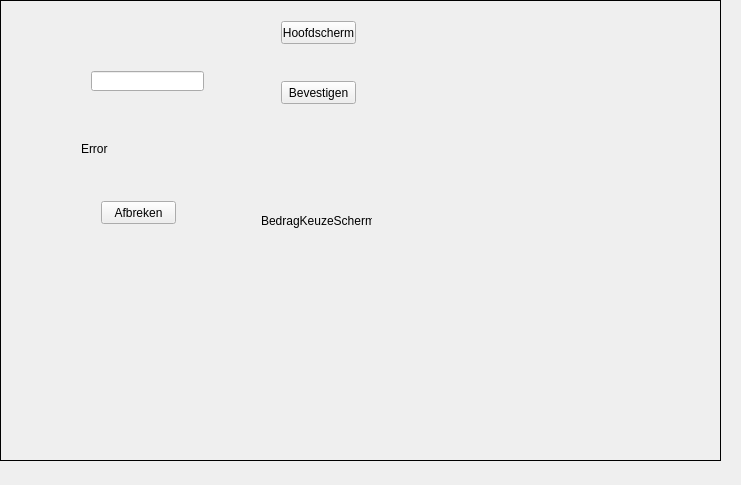
<?xml version="1.0" encoding="UTF-8"?>
<ui version="4.0">
 <class>Login</class>
 <widget class="QWidget" name="Login">
  <property name="enabled">
   <bool>true</bool>
  </property>
  <property name="geometry">
   <rect>
    <x>0</x>
    <y>0</y>
    <width>741</width>
    <height>485</height>
   </rect>
  </property>
  <property name="windowTitle">
   <string>Form</string>
  </property>
  <widget class="QStackedWidget" name="ATM">
   <property name="geometry">
    <rect>
     <x>0</x>
     <y>0</y>
     <width>721</width>
     <height>461</height>
    </rect>
   </property>
   <property name="font">
    <font>
     <family>MS Shell Dlg 2</family>
    </font>
   </property>
   <property name="autoFillBackground">
    <bool>true</bool>
   </property>
   <property name="frameShape">
    <enum>QFrame::Panel</enum>
   </property>
   <property name="currentIndex">
    <number>7</number>
   </property>
   <widget class="QWidget" name="welkomScherm">
    <widget class="QPushButton" name="welkom_taal_button">
     <property name="geometry">
      <rect>
       <x>264</x>
       <y>10</y>
       <width>101</width>
       <height>41</height>
      </rect>
     </property>
     <property name="sizePolicy">
      <sizepolicy hsizetype="Expanding" vsizetype="Expanding">
       <horstretch>0</horstretch>
       <verstretch>0</verstretch>
      </sizepolicy>
     </property>
     <property name="text">
      <string>English</string>
     </property>
    </widget>
    <widget class="QLabel" name="welkom_label">
     <property name="geometry">
      <rect>
       <x>140</x>
       <y>120</y>
       <width>91</width>
       <height>31</height>
      </rect>
     </property>
     <property name="text">
      <string>welkom 
 voer uw pas in</string>
     </property>
    </widget>
    <widget class="QPushButton" name="welkom_inlog_button">
     <property name="geometry">
      <rect>
       <x>214</x>
       <y>220</y>
       <width>121</width>
       <height>23</height>
      </rect>
     </property>
     <property name="sizePolicy">
      <sizepolicy hsizetype="Expanding" vsizetype="Expanding">
       <horstretch>0</horstretch>
       <verstretch>0</verstretch>
      </sizepolicy>
     </property>
     <property name="text">
      <string>Pas invoer simulatie</string>
     </property>
    </widget>
   </widget>
   <widget class="QWidget" name="inlogScherm">
    <widget class="QLabel" name="inlog_voerpin_label">
     <property name="geometry">
      <rect>
       <x>130</x>
       <y>80</y>
       <width>91</width>
       <height>31</height>
      </rect>
     </property>
     <property name="cursor">
      <cursorShape>ArrowCursor</cursorShape>
     </property>
     <property name="text">
      <string>Voer uw pincode in</string>
     </property>
    </widget>
    <widget class="QPushButton" name="inlog_taal_button">
     <property name="geometry">
      <rect>
       <x>270</x>
       <y>20</y>
       <width>101</width>
       <height>41</height>
      </rect>
     </property>
     <property name="sizePolicy">
      <sizepolicy hsizetype="Expanding" vsizetype="Expanding">
       <horstretch>0</horstretch>
       <verstretch>0</verstretch>
      </sizepolicy>
     </property>
     <property name="text">
      <string>[language settings]</string>
     </property>
    </widget>
    <widget class="QPushButton" name="inlog_hoofd_button">
     <property name="geometry">
      <rect>
       <x>244</x>
       <y>202</y>
       <width>121</width>
       <height>31</height>
      </rect>
     </property>
     <property name="sizePolicy">
      <sizepolicy hsizetype="Expanding" vsizetype="Expanding">
       <horstretch>0</horstretch>
       <verstretch>0</verstretch>
      </sizepolicy>
     </property>
     <property name="text">
      <string>Doorgaan</string>
     </property>
    </widget>
    <widget class="QPushButton" name="inlog_welkom_button">
     <property name="geometry">
      <rect>
       <x>244</x>
       <y>240</y>
       <width>121</width>
       <height>23</height>
      </rect>
     </property>
     <property name="sizePolicy">
      <sizepolicy hsizetype="Expanding" vsizetype="Expanding">
       <horstretch>0</horstretch>
       <verstretch>0</verstretch>
      </sizepolicy>
     </property>
     <property name="text">
      <string>Afbreken</string>
     </property>
    </widget>
    <widget class="QLabel" name="inlog_label">
     <property name="geometry">
      <rect>
       <x>150</x>
       <y>230</y>
       <width>47</width>
       <height>13</height>
      </rect>
     </property>
     <property name="text">
      <string>TextLabel</string>
     </property>
    </widget>
    <widget class="QLineEdit" name="inlog_invoerveldPincode">
     <property name="geometry">
      <rect>
       <x>120</x>
       <y>180</y>
       <width>113</width>
       <height>20</height>
      </rect>
     </property>
     <property name="echoMode">
      <enum>QLineEdit::Password</enum>
     </property>
    </widget>
   </widget>
   <widget class="QWidget" name="taalScherm">
    <property name="enabled">
     <bool>true</bool>
    </property>
    <widget class="QPushButton" name="taal_optieNederlands_button">
     <property name="geometry">
      <rect>
       <x>214</x>
       <y>10</y>
       <width>151</width>
       <height>23</height>
      </rect>
     </property>
     <property name="sizePolicy">
      <sizepolicy hsizetype="Expanding" vsizetype="Expanding">
       <horstretch>0</horstretch>
       <verstretch>0</verstretch>
      </sizepolicy>
     </property>
     <property name="text">
      <string>Nederlands</string>
     </property>
    </widget>
    <widget class="QPushButton" name="taal_optieEngels_button">
     <property name="geometry">
      <rect>
       <x>224</x>
       <y>40</y>
       <width>141</width>
       <height>23</height>
      </rect>
     </property>
     <property name="sizePolicy">
      <sizepolicy hsizetype="Expanding" vsizetype="Expanding">
       <horstretch>0</horstretch>
       <verstretch>0</verstretch>
      </sizepolicy>
     </property>
     <property name="text">
      <string>English</string>
     </property>
    </widget>
    <widget class="QPushButton" name="taal_optieDuits_button">
     <property name="geometry">
      <rect>
       <x>234</x>
       <y>70</y>
       <width>131</width>
       <height>23</height>
      </rect>
     </property>
     <property name="text">
      <string>Deutsch</string>
     </property>
    </widget>
    <widget class="QPushButton" name="taal_welkom_button">
     <property name="geometry">
      <rect>
       <x>10</x>
       <y>240</y>
       <width>131</width>
       <height>23</height>
      </rect>
     </property>
     <property name="sizePolicy">
      <sizepolicy hsizetype="Expanding" vsizetype="Expanding">
       <horstretch>0</horstretch>
       <verstretch>0</verstretch>
      </sizepolicy>
     </property>
     <property name="text">
      <string>afrbreken</string>
     </property>
    </widget>
    <widget class="QPushButton" name="taal_hoofd_of_welkom_of_inlog_button">
     <property name="geometry">
      <rect>
       <x>10</x>
       <y>210</y>
       <width>131</width>
       <height>23</height>
      </rect>
     </property>
     <property name="sizePolicy">
      <sizepolicy hsizetype="Expanding" vsizetype="Expanding">
       <horstretch>0</horstretch>
       <verstretch>0</verstretch>
      </sizepolicy>
     </property>
     <property name="text">
      <string>terug</string>
     </property>
    </widget>
   </widget>
   <widget class="QWidget" name="hoofdScherm">
    <widget class="QLabel" name="hoofdLabel">
     <property name="geometry">
      <rect>
       <x>150</x>
       <y>90</y>
       <width>71</width>
       <height>20</height>
      </rect>
     </property>
     <property name="text">
      <string>HoofdScherm</string>
     </property>
    </widget>
    <widget class="QPushButton" name="hoofd_snelPinnen_button">
     <property name="geometry">
      <rect>
       <x>10</x>
       <y>70</y>
       <width>131</width>
       <height>23</height>
      </rect>
     </property>
     <property name="sizePolicy">
      <sizepolicy hsizetype="Expanding" vsizetype="Expanding">
       <horstretch>0</horstretch>
       <verstretch>0</verstretch>
      </sizepolicy>
     </property>
     <property name="text">
      <string>Snel €70,-</string>
     </property>
    </widget>
    <widget class="QPushButton" name="hoofd_saldo_button">
     <property name="geometry">
      <rect>
       <x>10</x>
       <y>110</y>
       <width>111</width>
       <height>23</height>
      </rect>
     </property>
     <property name="sizePolicy">
      <sizepolicy hsizetype="Expanding" vsizetype="Expanding">
       <horstretch>0</horstretch>
       <verstretch>0</verstretch>
      </sizepolicy>
     </property>
     <property name="text">
      <string>Saldo</string>
     </property>
    </widget>
    <widget class="QPushButton" name="hoofd_pinKeuze_button">
     <property name="geometry">
      <rect>
       <x>10</x>
       <y>160</y>
       <width>131</width>
       <height>23</height>
      </rect>
     </property>
     <property name="sizePolicy">
      <sizepolicy hsizetype="Expanding" vsizetype="Expanding">
       <horstretch>0</horstretch>
       <verstretch>0</verstretch>
      </sizepolicy>
     </property>
     <property name="text">
      <string>Bedrag kiezen</string>
     </property>
    </widget>
    <widget class="QPushButton" name="hoofd_taal_button">
     <property name="geometry">
      <rect>
       <x>234</x>
       <y>70</y>
       <width>131</width>
       <height>23</height>
      </rect>
     </property>
     <property name="sizePolicy">
      <sizepolicy hsizetype="Expanding" vsizetype="Expanding">
       <horstretch>0</horstretch>
       <verstretch>0</verstretch>
      </sizepolicy>
     </property>
     <property name="text">
      <string>Taal</string>
     </property>
    </widget>
    <widget class="QPushButton" name="hoofd_welkom_button">
     <property name="geometry">
      <rect>
       <x>254</x>
       <y>120</y>
       <width>111</width>
       <height>23</height>
      </rect>
     </property>
     <property name="sizePolicy">
      <sizepolicy hsizetype="Expanding" vsizetype="Expanding">
       <horstretch>0</horstretch>
       <verstretch>0</verstretch>
      </sizepolicy>
     </property>
     <property name="text">
      <string>Afbreken</string>
     </property>
    </widget>
   </widget>
   <widget class="QWidget" name="saldoScherm">
    <widget class="QLabel" name="saldo_label_wat_is_saldo">
     <property name="geometry">
      <rect>
       <x>150</x>
       <y>120</y>
       <width>81</width>
       <height>20</height>
      </rect>
     </property>
     <property name="text">
      <string>SaldoScherm</string>
     </property>
    </widget>
    <widget class="QPushButton" name="saldo_pinKeuze_button">
     <property name="geometry">
      <rect>
       <x>20</x>
       <y>80</y>
       <width>161</width>
       <height>23</height>
      </rect>
     </property>
     <property name="sizePolicy">
      <sizepolicy hsizetype="Expanding" vsizetype="Expanding">
       <horstretch>0</horstretch>
       <verstretch>0</verstretch>
      </sizepolicy>
     </property>
     <property name="text">
      <string>Geld opnemen</string>
     </property>
    </widget>
    <widget class="QPushButton" name="saldo_welkom_button">
     <property name="geometry">
      <rect>
       <x>174</x>
       <y>40</y>
       <width>171</width>
       <height>23</height>
      </rect>
     </property>
     <property name="sizePolicy">
      <sizepolicy hsizetype="Expanding" vsizetype="Expanding">
       <horstretch>0</horstretch>
       <verstretch>0</verstretch>
      </sizepolicy>
     </property>
     <property name="text">
      <string>Afbreken</string>
     </property>
    </widget>
    <widget class="QPushButton" name="saldo_hoofdscherm_button">
     <property name="geometry">
      <rect>
       <x>184</x>
       <y>220</y>
       <width>151</width>
       <height>23</height>
      </rect>
     </property>
     <property name="sizePolicy">
      <sizepolicy hsizetype="Expanding" vsizetype="Expanding">
       <horstretch>0</horstretch>
       <verstretch>0</verstretch>
      </sizepolicy>
     </property>
     <property name="text">
      <string>Hoofdscherm</string>
     </property>
    </widget>
    <widget class="QLabel" name="saldo_label">
     <property name="geometry">
      <rect>
       <x>160</x>
       <y>160</y>
       <width>47</width>
       <height>13</height>
      </rect>
     </property>
     <property name="text">
      <string>TextLabel</string>
     </property>
    </widget>
   </widget>
   <widget class="QWidget" name="pinKeuzeScherm">
    <widget class="QLabel" name="pinKeuze_label">
     <property name="geometry">
      <rect>
       <x>160</x>
       <y>130</y>
       <width>101</width>
       <height>16</height>
      </rect>
     </property>
     <property name="text">
      <string>KeuzeScherm pinnen</string>
     </property>
    </widget>
    <widget class="QPushButton" name="pinKeuze_optie1_button">
     <property name="geometry">
      <rect>
       <x>280</x>
       <y>220</y>
       <width>75</width>
       <height>23</height>
      </rect>
     </property>
     <property name="sizePolicy">
      <sizepolicy hsizetype="Expanding" vsizetype="Expanding">
       <horstretch>0</horstretch>
       <verstretch>0</verstretch>
      </sizepolicy>
     </property>
     <property name="text">
      <string>€20,-</string>
     </property>
    </widget>
    <widget class="QPushButton" name="pinKeuze_optie2_button">
     <property name="geometry">
      <rect>
       <x>280</x>
       <y>120</y>
       <width>75</width>
       <height>23</height>
      </rect>
     </property>
     <property name="sizePolicy">
      <sizepolicy hsizetype="Expanding" vsizetype="Expanding">
       <horstretch>0</horstretch>
       <verstretch>0</verstretch>
      </sizepolicy>
     </property>
     <property name="text">
      <string>€50,-</string>
     </property>
    </widget>
    <widget class="QPushButton" name="pinKeuze_optie3_button">
     <property name="geometry">
      <rect>
       <x>280</x>
       <y>170</y>
       <width>75</width>
       <height>23</height>
      </rect>
     </property>
     <property name="sizePolicy">
      <sizepolicy hsizetype="Expanding" vsizetype="Expanding">
       <horstretch>0</horstretch>
       <verstretch>0</verstretch>
      </sizepolicy>
     </property>
     <property name="text">
      <string>€70,-</string>
     </property>
    </widget>
    <widget class="QPushButton" name="pinKeuze_optie4_button">
     <property name="geometry">
      <rect>
       <x>280</x>
       <y>50</y>
       <width>75</width>
       <height>23</height>
      </rect>
     </property>
     <property name="sizePolicy">
      <sizepolicy hsizetype="Expanding" vsizetype="Expanding">
       <horstretch>0</horstretch>
       <verstretch>0</verstretch>
      </sizepolicy>
     </property>
     <property name="text">
      <string>€100,-</string>
     </property>
    </widget>
    <widget class="QPushButton" name="pinKeuze_optie5_button">
     <property name="geometry">
      <rect>
       <x>20</x>
       <y>50</y>
       <width>75</width>
       <height>23</height>
      </rect>
     </property>
     <property name="sizePolicy">
      <sizepolicy hsizetype="Expanding" vsizetype="Expanding">
       <horstretch>0</horstretch>
       <verstretch>0</verstretch>
      </sizepolicy>
     </property>
     <property name="text">
      <string>€120,-</string>
     </property>
    </widget>
    <widget class="QPushButton" name="pinKeuze_zelfBedragKiezen_button">
     <property name="geometry">
      <rect>
       <x>20</x>
       <y>110</y>
       <width>75</width>
       <height>23</height>
      </rect>
     </property>
     <property name="sizePolicy">
      <sizepolicy hsizetype="Expanding" vsizetype="Expanding">
       <horstretch>0</horstretch>
       <verstretch>0</verstretch>
      </sizepolicy>
     </property>
     <property name="text">
      <string>Zelf kiezen</string>
     </property>
    </widget>
    <widget class="QPushButton" name="pinKeuze_welkom_button">
     <property name="geometry">
      <rect>
       <x>20</x>
       <y>170</y>
       <width>75</width>
       <height>23</height>
      </rect>
     </property>
     <property name="sizePolicy">
      <sizepolicy hsizetype="Expanding" vsizetype="Expanding">
       <horstretch>0</horstretch>
       <verstretch>0</verstretch>
      </sizepolicy>
     </property>
     <property name="text">
      <string>afbreken</string>
     </property>
    </widget>
    <widget class="QPushButton" name="pinKeuze_hoofd_button">
     <property name="geometry">
      <rect>
       <x>20</x>
       <y>220</y>
       <width>75</width>
       <height>23</height>
      </rect>
     </property>
     <property name="sizePolicy">
      <sizepolicy hsizetype="Expanding" vsizetype="Expanding">
       <horstretch>0</horstretch>
       <verstretch>0</verstretch>
      </sizepolicy>
     </property>
     <property name="text">
      <string>Hoofdscherm</string>
     </property>
    </widget>
   </widget>
   <widget class="QWidget" name="biljetScherm">
    <widget class="QLabel" name="biljetKeuze_label">
     <property name="geometry">
      <rect>
       <x>116</x>
       <y>140</y>
       <width>111</width>
       <height>20</height>
      </rect>
     </property>
     <property name="text">
      <string>biljetKeuzeScherm</string>
     </property>
    </widget>
    <widget class="QPushButton" name="biljetKeuze_welkom_button">
     <property name="geometry">
      <rect>
       <x>260</x>
       <y>40</y>
       <width>75</width>
       <height>23</height>
      </rect>
     </property>
     <property name="sizePolicy">
      <sizepolicy hsizetype="Expanding" vsizetype="Expanding">
       <horstretch>0</horstretch>
       <verstretch>0</verstretch>
      </sizepolicy>
     </property>
     <property name="text">
      <string>Afbreken</string>
     </property>
    </widget>
    <widget class="QPushButton" name="biljetKeuze_hoofd_button">
     <property name="geometry">
      <rect>
       <x>260</x>
       <y>100</y>
       <width>75</width>
       <height>23</height>
      </rect>
     </property>
     <property name="sizePolicy">
      <sizepolicy hsizetype="Expanding" vsizetype="Expanding">
       <horstretch>0</horstretch>
       <verstretch>0</verstretch>
      </sizepolicy>
     </property>
     <property name="text">
      <string>Hoofdscherm</string>
     </property>
    </widget>
    <widget class="QPushButton" name="biljetKeuze_biljetNietBelangrijk_button">
     <property name="geometry">
      <rect>
       <x>260</x>
       <y>180</y>
       <width>75</width>
       <height>23</height>
      </rect>
     </property>
     <property name="sizePolicy">
      <sizepolicy hsizetype="Expanding" vsizetype="Expanding">
       <horstretch>0</horstretch>
       <verstretch>0</verstretch>
      </sizepolicy>
     </property>
     <property name="text">
      <string>Boeit niet</string>
     </property>
    </widget>
    <widget class="QPushButton" name="biljetKeuze_biljetOpties1_button">
     <property name="geometry">
      <rect>
       <x>260</x>
       <y>140</y>
       <width>81</width>
       <height>23</height>
      </rect>
     </property>
     <property name="sizePolicy">
      <sizepolicy hsizetype="Expanding" vsizetype="Expanding">
       <horstretch>0</horstretch>
       <verstretch>0</verstretch>
      </sizepolicy>
     </property>
     <property name="text">
      <string>Opties biljetten</string>
     </property>
    </widget>
   </widget>
   <widget class="QWidget" name="bedragScherm">
    <widget class="QLabel" name="bedrag_label">
     <property name="geometry">
      <rect>
       <x>260</x>
       <y>210</y>
       <width>111</width>
       <height>20</height>
      </rect>
     </property>
     <property name="text">
      <string>BedragKeuzeScherm</string>
     </property>
    </widget>
    <widget class="QPushButton" name="bedragKeuze_hoofd_button">
     <property name="geometry">
      <rect>
       <x>100</x>
       <y>200</y>
       <width>75</width>
       <height>23</height>
      </rect>
     </property>
     <property name="sizePolicy">
      <sizepolicy hsizetype="Expanding" vsizetype="Expanding">
       <horstretch>0</horstretch>
       <verstretch>0</verstretch>
      </sizepolicy>
     </property>
     <property name="text">
      <string>Afbreken</string>
     </property>
    </widget>
    <widget class="QPushButton" name="bedragKeuze_welkom_button">
     <property name="geometry">
      <rect>
       <x>280</x>
       <y>20</y>
       <width>75</width>
       <height>23</height>
      </rect>
     </property>
     <property name="sizePolicy">
      <sizepolicy hsizetype="Expanding" vsizetype="Expanding">
       <horstretch>0</horstretch>
       <verstretch>0</verstretch>
      </sizepolicy>
     </property>
     <property name="text">
      <string>Hoofdscherm</string>
     </property>
    </widget>
    <widget class="QPushButton" name="bedragKeuze_bevestigen_button">
     <property name="geometry">
      <rect>
       <x>280</x>
       <y>80</y>
       <width>75</width>
       <height>23</height>
      </rect>
     </property>
     <property name="sizePolicy">
      <sizepolicy hsizetype="Expanding" vsizetype="Expanding">
       <horstretch>0</horstretch>
       <verstretch>0</verstretch>
      </sizepolicy>
     </property>
     <property name="text">
      <string>Bevestigen</string>
     </property>
    </widget>
    <widget class="QLineEdit" name="bedragKeuze_invoerVeld">
     <property name="geometry">
      <rect>
       <x>90</x>
       <y>70</y>
       <width>113</width>
       <height>20</height>
      </rect>
     </property>
    </widget>
    <widget class="QLabel" name="bedragKeuze_error_label">
     <property name="geometry">
      <rect>
       <x>80</x>
       <y>140</y>
       <width>151</width>
       <height>16</height>
      </rect>
     </property>
     <property name="text">
      <string>Error</string>
     </property>
    </widget>
   </widget>
   <widget class="QWidget" name="bonScherm">
    <widget class="QLabel" name="bon_label">
     <property name="geometry">
      <rect>
       <x>156</x>
       <y>140</y>
       <width>61</width>
       <height>20</height>
      </rect>
     </property>
     <property name="text">
      <string>Bon Scherm</string>
     </property>
    </widget>
    <widget class="QPushButton" name="bon_metBon_button">
     <property name="geometry">
      <rect>
       <x>30</x>
       <y>70</y>
       <width>75</width>
       <height>23</height>
      </rect>
     </property>
     <property name="sizePolicy">
      <sizepolicy hsizetype="Expanding" vsizetype="Fixed">
       <horstretch>0</horstretch>
       <verstretch>0</verstretch>
      </sizepolicy>
     </property>
     <property name="text">
      <string>Ik wil een bon</string>
     </property>
    </widget>
    <widget class="QPushButton" name="bon_zonderBon_button">
     <property name="geometry">
      <rect>
       <x>30</x>
       <y>190</y>
       <width>75</width>
       <height>23</height>
      </rect>
     </property>
     <property name="sizePolicy">
      <sizepolicy hsizetype="Expanding" vsizetype="Fixed">
       <horstretch>0</horstretch>
       <verstretch>0</verstretch>
      </sizepolicy>
     </property>
     <property name="text">
      <string>Ik wil geen bon</string>
     </property>
    </widget>
    <widget class="QPushButton" name="bon_hoofd_button">
     <property name="geometry">
      <rect>
       <x>270</x>
       <y>70</y>
       <width>75</width>
       <height>23</height>
      </rect>
     </property>
     <property name="sizePolicy">
      <sizepolicy hsizetype="Expanding" vsizetype="Expanding">
       <horstretch>0</horstretch>
       <verstretch>0</verstretch>
      </sizepolicy>
     </property>
     <property name="text">
      <string>Hoofdscherm</string>
     </property>
    </widget>
    <widget class="QPushButton" name="bon_welkom_button">
     <property name="geometry">
      <rect>
       <x>280</x>
       <y>190</y>
       <width>75</width>
       <height>23</height>
      </rect>
     </property>
     <property name="sizePolicy">
      <sizepolicy hsizetype="Expanding" vsizetype="Expanding">
       <horstretch>0</horstretch>
       <verstretch>0</verstretch>
      </sizepolicy>
     </property>
     <property name="text">
      <string>Afbreken</string>
     </property>
    </widget>
   </widget>
   <widget class="QWidget" name="verwerkingsScherm">
    <widget class="QLabel" name="verwerkings_label">
     <property name="geometry">
      <rect>
       <x>116</x>
       <y>140</y>
       <width>101</width>
       <height>20</height>
      </rect>
     </property>
     <property name="text">
      <string>verwerkingsScherm</string>
     </property>
    </widget>
   </widget>
  </widget>
 </widget>
 <resources/>
 <connections/>
</ui>
